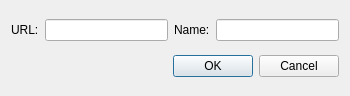
<?xml version="1.0" encoding="UTF-8"?>
<ui version="4.0">
 <class>UiAddLinkDialog</class>
 <widget class="QDialog" name="UiAddLinkDialog">
  <property name="geometry">
   <rect>
    <x>0</x>
    <y>0</y>
    <width>350</width>
    <height>96</height>
   </rect>
  </property>
  <property name="windowTitle">
   <string>Add link</string>
  </property>
  <layout class="QVBoxLayout" name="verticalLayout">
   <item>
    <layout class="QHBoxLayout" name="horizontalLayout">
     <item>
      <widget class="QLabel" name="m_urlLabel">
       <property name="text">
        <string>URL:</string>
       </property>
      </widget>
     </item>
     <item>
      <widget class="QLineEdit" name="m_url"/>
     </item>
     <item>
      <widget class="QLabel" name="m_nameLabel">
       <property name="text">
        <string>Name:</string>
       </property>
      </widget>
     </item>
     <item>
      <widget class="QLineEdit" name="m_name"/>
     </item>
    </layout>
   </item>
   <item>
    <widget class="QDialogButtonBox" name="buttonBox">
     <property name="orientation">
      <enum>Qt::Horizontal</enum>
     </property>
     <property name="standardButtons">
      <set>QDialogButtonBox::Cancel|QDialogButtonBox::Ok</set>
     </property>
    </widget>
   </item>
  </layout>
 </widget>
 <resources/>
 <connections>
  <connection>
   <sender>buttonBox</sender>
   <signal>rejected()</signal>
   <receiver>UiAddLinkDialog</receiver>
   <slot>reject()</slot>
   <hints>
    <hint type="sourcelabel">
     <x>249</x>
     <y>407</y>
    </hint>
    <hint type="destinationlabel">
     <x>244</x>
     <y>253</y>
    </hint>
   </hints>
  </connection>
 </connections>
</ui>
